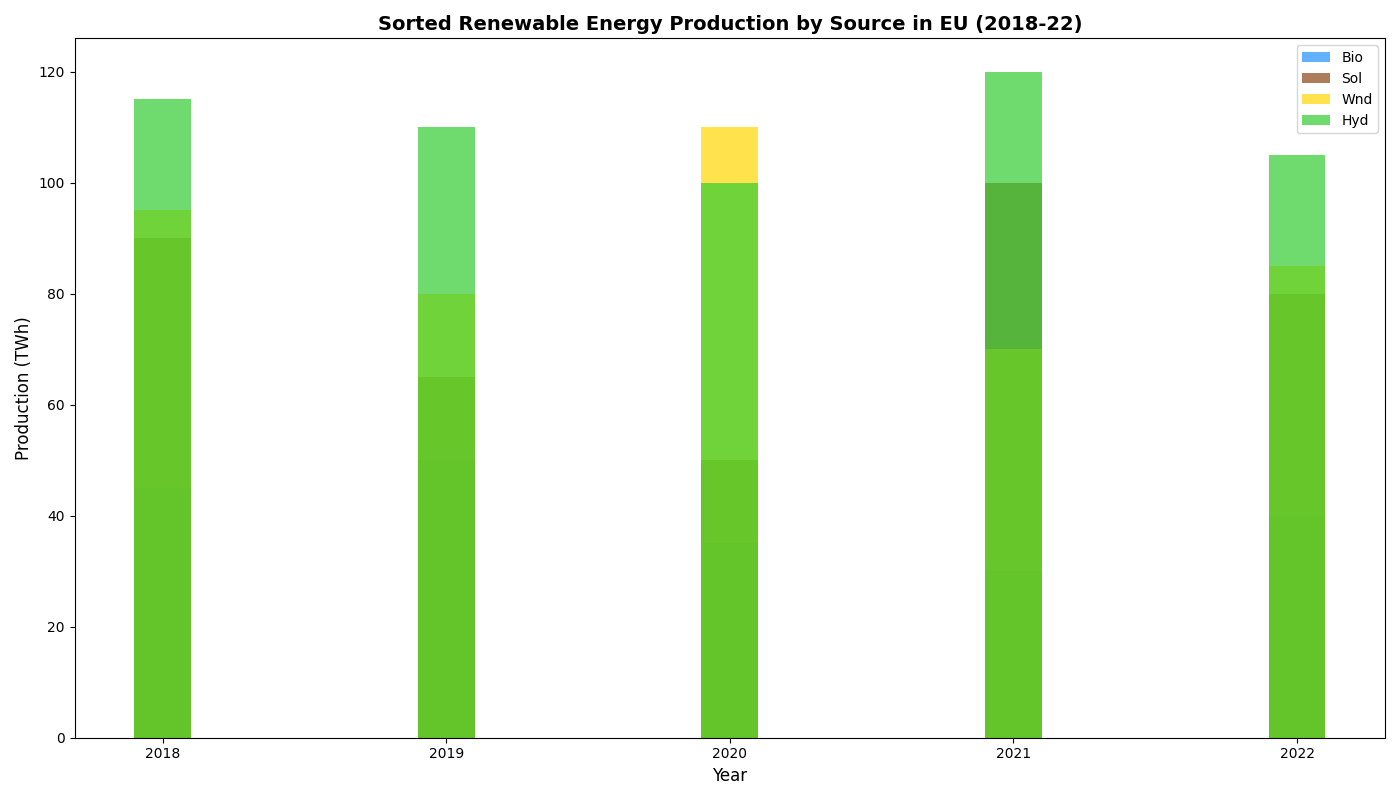

Write Python code to recreate this figure.
import matplotlib.pyplot as plt
import numpy as np

years = ['2018', '2019', '2020', '2021', '2022']
sources = ['Sol', 'Wnd', 'Hyd', 'Bio']

energy_production = np.array([
    [90, 65, 50, 100, 80],   # Solar
    [95, 80, 110, 70, 85],   # Wind
    [115, 110, 100, 120, 105],  # Hydropower
    [45, 50, 35, 30, 40]     # Biomass
])

# Calculate the total production for each source to sort them
total_production = np.sum(energy_production, axis=1)

# Sort indices based on total production in ascending order
sorted_indices = np.argsort(total_production)

# Sort sources and energy_production based on determined indices
sorted_sources = [sources[i] for i in sorted_indices]
sorted_energy_production = energy_production[sorted_indices]

fig, ax = plt.subplots(figsize=(14, 8))

colors = ['#1E90FF', '#8B4513', '#FFD700', '#32CD32']

# Create a sorted bar chart based on total production
for i, source in enumerate(sorted_sources):
    ax.bar(years, sorted_energy_production[i], label=source, color=colors[i], width=0.2, alpha=0.7)

ax.set_xlabel('Year', fontsize=12)
ax.set_ylabel('Production (TWh)', fontsize=12)
ax.set_title('Sorted Renewable Energy Production by Source in EU (2018-22)', fontsize=14, fontweight='bold')
ax.legend()
plt.tight_layout()
plt.show()
